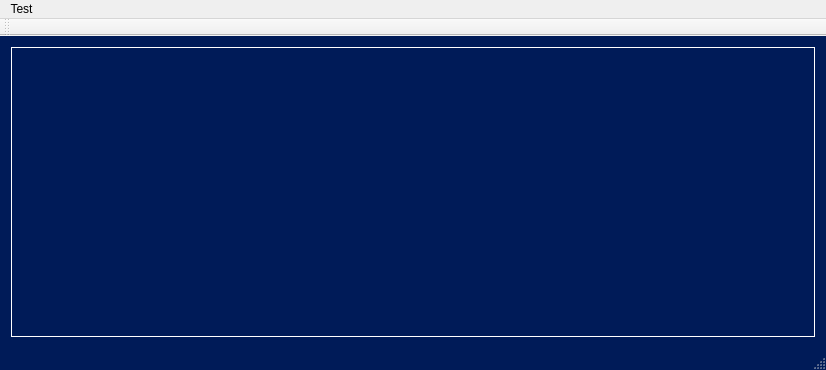
<?xml version="1.0" encoding="UTF-8"?>
<ui version="4.0">
 <class>MyMainWindow</class>
 <widget class="QMainWindow" name="MyMainWindow">
  <property name="geometry">
   <rect>
    <x>0</x>
    <y>0</y>
    <width>826</width>
    <height>370</height>
   </rect>
  </property>
  <property name="windowTitle">
   <string>MainWindow</string>
  </property>
  <property name="windowOpacity">
   <double>0.900000000000000</double>
  </property>
  <property name="styleSheet">
   <string notr="true">QMainWindow:enabled
{
	background-color:	rgb(0, 27, 88);
	color : white;
}

QMainWindow:disabled
{
	background-color:	rgb(0, 27, 88);
	color : gray;
}

QFrame#line
{
	color : rgb(188,150,44);
}

QFrame#frame:enabled
{
	border: 1px solid rgb(188,150,44);
}

QFrame#frame:disabled
{
	border: 1px solid gray;
}

QLabel:enabled{
	color : white;
}

QLabel:disabled{
	color : gray;
}

QWidget#widget:enabled{
	background-color: qlineargradient(spread:pad, x1:0, y1:1, x2:0, y2:0, stop:0 rgb(0, 27, 88), stop:1 rgb(0, 0, 255));
}

QWidget#widget:disabled{
	background-color: qlineargradient(spread:pad, x1:0, y1:1, x2:0, y2:0, stop:0 rgb(0, 27, 88), stop:1 rgb(0, 0, 255));
}

QLabel#CAPTION:enabled, QLabel#TIME:enabled
{
	color: rgb(188,150,44);
}

QLabel#CAPTION:disabled, QLabel#TIME:disabled
{
	color : black;
}

QLabel#REDBUTTON
{
	background-color: qlineargradient(spread:pad, x1:0, y1:1, x2:0, y2:0, stop:0 rgb(255, 0, 0), stop:1 rgb(0, 27, 88));
}

QLabel#GREENBUTTON
{
	background-color: qlineargradient(spread:pad, x1:0, y1:1, x2:0, y2:0, stop:0 rgb(0, 255, 0), stop:1 rgb(0, 27, 88));
}

QLabel#YELLOWBUTTON
{
	background-color: qlineargradient(spread:pad, x1:0, y1:1, x2:0, y2:0, stop:0 rgb(255, 255, 0), stop:1 rgb(0, 27, 88));
}

QLabel#BLUEBUTTON
{
	background-color: qlineargradient(spread:pad, x1:0, y1:1, x2:0, y2:0, stop:0 rgb(0, 0, 255), stop:1 rgb(0, 27, 88));
}

QTableView:enabled
{
	padding: 5px;
	background-color: transparent;
	color: white;

	selection-background-color: white;
	selection-color: black;
}

QTableView:disabled
{
	padding: 5px;
	background-color: transparent;
	color: gray;

	selection-background-color: gray;
	selection-color: black;
}
</string>
  </property>
  <widget class="QWidget" name="centralWidget">
   <layout class="QVBoxLayout" name="verticalLayout_2">
    <item>
     <layout class="QVBoxLayout" name="verticalLayout">
      <item>
       <widget class="QTableView" name="tableView">
        <property name="focusPolicy">
         <enum>Qt::StrongFocus</enum>
        </property>
        <property name="styleSheet">
         <string notr="true">QTableView {
   outline: 0; /* Disable focus rect*/
}  
QTableView:item {
  border: 0px;
 padding: 10px;
}
QTableView::item:focus { /*Emulate focus*/
    border: 0px;
}</string>
        </property>
        <property name="frameShape">
         <enum>QFrame::Box</enum>
        </property>
        <property name="frameShadow">
         <enum>QFrame::Plain</enum>
        </property>
        <property name="autoScroll">
         <bool>false</bool>
        </property>
        <property name="tabKeyNavigation">
         <bool>false</bool>
        </property>
        <property name="showDropIndicator" stdset="0">
         <bool>false</bool>
        </property>
        <property name="dragDropOverwriteMode">
         <bool>false</bool>
        </property>
        <property name="selectionMode">
         <enum>QAbstractItemView::SingleSelection</enum>
        </property>
        <property name="selectionBehavior">
         <enum>QAbstractItemView::SelectRows</enum>
        </property>
        <property name="showGrid">
         <bool>true</bool>
        </property>
        <attribute name="horizontalHeaderVisible">
         <bool>true</bool>
        </attribute>
        <attribute name="verticalHeaderVisible">
         <bool>true</bool>
        </attribute>
       </widget>
      </item>
     </layout>
    </item>
   </layout>
  </widget>
  <widget class="QMenuBar" name="menuBar">
   <property name="geometry">
    <rect>
     <x>0</x>
     <y>0</y>
     <width>826</width>
     <height>22</height>
    </rect>
   </property>
   <widget class="QMenu" name="menuTest">
    <property name="title">
     <string>Test</string>
    </property>
    <addaction name="actionTest1"/>
   </widget>
   <addaction name="menuTest"/>
  </widget>
  <widget class="QToolBar" name="mainToolBar">
   <attribute name="toolBarArea">
    <enum>TopToolBarArea</enum>
   </attribute>
   <attribute name="toolBarBreak">
    <bool>false</bool>
   </attribute>
  </widget>
  <widget class="QStatusBar" name="statusBar"/>
  <action name="actionTest1">
   <property name="text">
    <string>Test1</string>
   </property>
  </action>
 </widget>
 <layoutdefault spacing="6" margin="11"/>
 <resources/>
 <connections/>
</ui>
